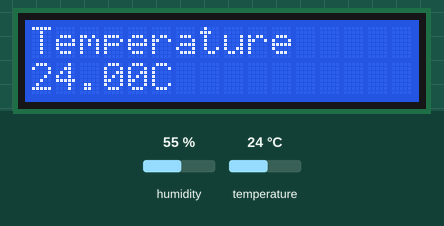
Simulated run of this sketch. Board: Arduino Uno, built with avr-gcc and run on an emulated ATmega328P. Shown: 16×2 character LCD. The test bench sets the inputs (shaded band); at power-on: temperature 24 °C, humidity 55 %.

Above: at 2.3 s.
2.4 s: temperature set to 12 °C
At 4.5 s:
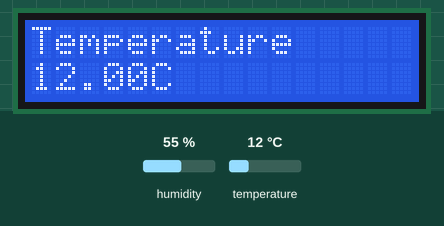
5.1 s: temperature set to 19 °C
At 6.4 s:
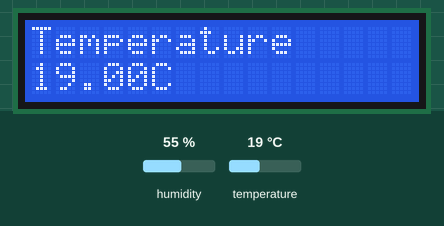
7.8 s: temperature set to 28 °C
At 10.2 s:
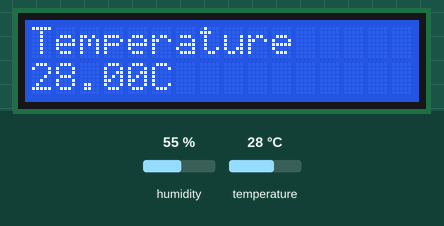
Timing chart, 0 to 11.7 s (numbered marks = the images above; inputs shaded):
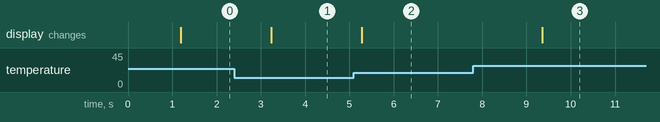

Measured:
- after the input at 2.4 s, the display: changes after 0.83 s (image 1)
- after the input at 5.1 s, the display: changes after 0.18 s (image 2)
- after the input at 7.8 s, the display: changes after 1.6 s (image 3)

The sketch:

Temp_display_in_lcd.ino
```cpp
#include "DHT.h"        // including the library of DHT11 temperature and humidity sensor
#define DHTTYPE DHT11   // DHT 11
#define DHTPIN 2
DHT dht(DHTPIN, DHTTYPE);

#include <LiquidCrystal_I2C.h> // including the LCD I2C library
LiquidCrystal_I2C lcd(0x27, 16, 2);

void setup(){
dht.begin();
lcd.begin(16,2);
lcd.init();   // initializing the LCD
lcd.backlight(); // Enable or Turn On the backlight
lcd.clear();
lcd.print("Temperature");
lcd.setCursor(0,1); // seting cursor in LCD
lcd.print("Sensor");
delay(1000);

}

void loop(){
  float t = dht.readTemperature(); // read temperature

  lcd.clear();
  lcd.print("Temperature");
  lcd.setCursor(0,1);
  lcd.print(t);
  lcd.print("C");
  delay(2000);
}
```
